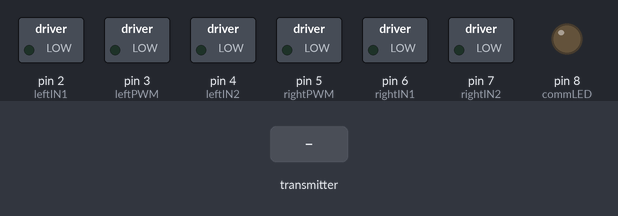
The sketch below on a simulated Arduino Uno, built with avr-gcc and run on an emulated ATmega328P. On the bench: switched loads named in the sketch (green lamp = pin HIGH), output pins drawn as LEDs (lit = HIGH). The test bench sets the inputs (shaded band). No radio packets arrive unless stated.

Above: at 1.2 s.
1.3 s: the transmitter starts sending speed = 0
At 2.0 s:
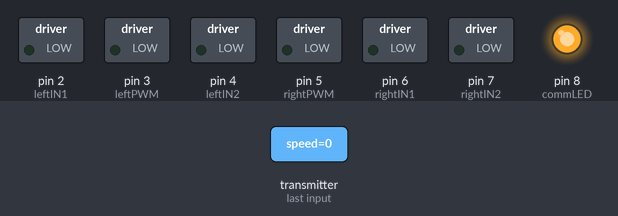
Timing chart, 0 to 4.3 s (numbered marks = the images above; inputs shaded):
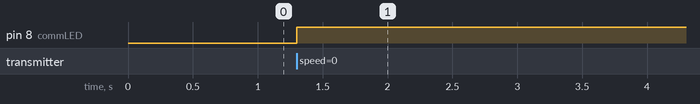

Measured:
- after the input at 1.3 s, pin 8 (commLED): LOW → HIGH at once

The sketch:

reciver_speed_controlled.ino
```cpp
#include <SPI.h>
#include <nRF24L01.h>
#include <RF24.h>

RF24 radio(9, 10);
const byte address[6] = "00001";

struct ControlData {
  int speed;
  int direction;
};

ControlData controls;

// LEFT MOTOR
const int leftPWM = 3;
const int leftIN1 = 2;
const int leftIN2 = 4;

// RIGHT MOTOR
const int rightPWM = 5;
const int rightIN1 = 6;
const int rightIN2 = 7;

const int commLED = 8;
unsigned long lastReceiveTime = 0;

void stopAll() {
  analogWrite(leftPWM, 0);
  analogWrite(rightPWM, 0);

  digitalWrite(leftIN1, LOW);
  digitalWrite(leftIN2, LOW);
  digitalWrite(rightIN1, LOW);
  digitalWrite(rightIN2, LOW);
}

void setup() {

  pinMode(leftPWM, OUTPUT);
  pinMode(leftIN1, OUTPUT);
  pinMode(leftIN2, OUTPUT);
  pinMode(rightPWM, OUTPUT);
  pinMode(rightIN1, OUTPUT);
  pinMode(rightIN2, OUTPUT);
  pinMode(commLED, OUTPUT);

  stopAll();

  radio.begin();
  radio.setPALevel(RF24_PA_MAX);
  radio.setDataRate(RF24_250KBPS);
  radio.setChannel(100);
  radio.openReadingPipe(0, address);
  radio.startListening();
}

void loop() {

  if (radio.available()) {

    radio.read(&controls, sizeof(controls));
    lastReceiveTime = millis();
    digitalWrite(commLED, HIGH);

    int pwmValue = controls.speed;

    switch (controls.direction) {

      case 1: // Forward
        digitalWrite(leftIN1, HIGH);
        digitalWrite(leftIN2, LOW);
        digitalWrite(rightIN1, HIGH);
        digitalWrite(rightIN2, LOW);
        break;

      case 2: // Backward
        digitalWrite(leftIN1, LOW);
        digitalWrite(leftIN2, HIGH);
        digitalWrite(rightIN1, LOW);
        digitalWrite(rightIN2, HIGH);
        break;

      case 3: // Right
        digitalWrite(leftIN1, HIGH);
        digitalWrite(leftIN2, LOW);
        digitalWrite(rightIN1, LOW);
        digitalWrite(rightIN2, HIGH);
        break;

      case 4: // Left
        digitalWrite(leftIN1, LOW);
        digitalWrite(leftIN2, HIGH);
        digitalWrite(rightIN1, HIGH);
        digitalWrite(rightIN2, LOW);
        break;

      default:
        stopAll();
        return;
    }

    analogWrite(leftPWM, pwmValue);
    analogWrite(rightPWM, pwmValue);
  }

  // Fail-safe
  if (millis() - lastReceiveTime > 1000) {
    stopAll();
    digitalWrite(commLED, LOW);
  }
}
```
